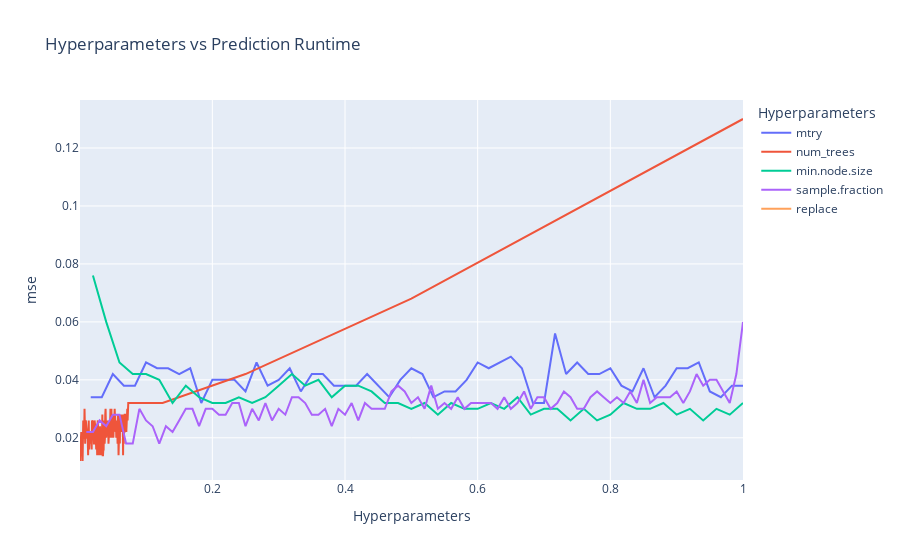

Notebook code for this chart:
### Code cell
# Create a Figure
fig = go.Figure()

# Add traces for each series
for col in combined_df.columns:
    if col not in ("mse", "runtime_training", "runtime_prediction"):
        fig.add_trace(go.Scatter(x=combined_df[col], y=combined_df['runtime_prediction'], mode='lines', name=col))

# Update layout
fig.update_layout(
    title='Hyperparameters vs Prediction Runtime',
    xaxis_title='Hyperparameters',
    yaxis_title='mse',
    legend_title='Hyperparameters'
)

# Show the figure
fig.show()

### Figure 1 — Plotly figure (JSON) as saved in the notebook; plotly's stock layout.template omitted (floating-point values rounded to 4 significant figures; data arrays with more than 128 entries replaced by an {"elided": "..."} marker saying what was removed)
{"data": [{"mode": "lines", "name": "mtry", "type": "scatter", "x": {"elided": "366 float values"}, "y": {"elided": "366 float values"}}, {"mode": "lines", "name": "num_trees", "type": "scatter", "x": {"elided": "366 float values"}, "y": {"elided": "366 float values"}}, {"mode": "lines", "name": "min.node.size", "type": "scatter", "x": {"elided": "366 float values"}, "y": {"elided": "366 float values"}}, {"mode": "lines", "name": "sample.fraction", "type": "scatter", "x": {"elided": "366 float values"}, "y": {"elided": "366 float values"}}, {"mode": "lines", "name": "replace", "type": "scatter", "x": {"elided": "366 bool values"}, "y": {"elided": "366 float values"}}], "layout": {"legend": {"title": {"text": "Hyperparameters"}}, "title": {"text": "Hyperparameters vs Prediction Runtime"}, "xaxis": {"title": {"text": "Hyperparameters"}}, "yaxis": {"title": {"text": "mse"}}}}
